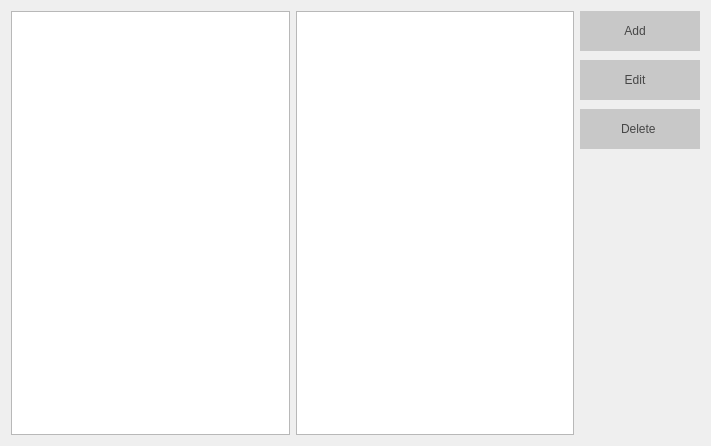
<?xml version="1.0" encoding="UTF-8"?>
<ui version="4.0">
 <class>ConstraintsView</class>
 <widget class="QWidget" name="ConstraintsView">
  <property name="geometry">
   <rect>
    <x>0</x>
    <y>0</y>
    <width>711</width>
    <height>446</height>
   </rect>
  </property>
  <property name="windowTitle">
   <string>ConstraintsView</string>
  </property>
  <layout class="QHBoxLayout" name="horizontalLayout">
   <item>
    <widget class="QListView" name="mConstraintsList"/>
   </item>
   <item>
    <widget class="QListView" name="mDetailsConstraintsList"/>
   </item>
   <item>
    <layout class="QVBoxLayout" name="verticalLayout">
     <property name="spacing">
      <number>9</number>
     </property>
     <item>
      <widget class="QPushButton" name="mAdd">
       <property name="minimumSize">
        <size>
         <width>120</width>
         <height>40</height>
        </size>
       </property>
       <property name="layoutDirection">
        <enum>Qt::RightToLeft</enum>
       </property>
       <property name="autoFillBackground">
        <bool>false</bool>
       </property>
       <property name="styleSheet">
        <string notr="true">QPushButton{
	font: 75 14pt &quot;Times New Roman&quot;;
	color: rgb(70, 70, 70);
	background-color: rgb(200, 200, 200);
	border: 0px solid;
}

QPushButton:hover {
	background-color: rgb(231, 231, 231);
}</string>
       </property>
       <property name="text">
        <string>Add   </string>
       </property>
       <property name="icon">
        <iconset resource="OrarApp.qrc">
         <normaloff>:/Buttons/img/addBtn.png</normaloff>:/Buttons/img/addBtn.png</iconset>
       </property>
       <property name="iconSize">
        <size>
         <width>18</width>
         <height>18</height>
        </size>
       </property>
       <property name="default">
        <bool>false</bool>
       </property>
       <property name="flat">
        <bool>false</bool>
       </property>
      </widget>
     </item>
     <item>
      <widget class="QPushButton" name="mEdit">
       <property name="minimumSize">
        <size>
         <width>0</width>
         <height>40</height>
        </size>
       </property>
       <property name="layoutDirection">
        <enum>Qt::RightToLeft</enum>
       </property>
       <property name="styleSheet">
        <string notr="true">QPushButton{
	font: 75 14pt &quot;Times New Roman&quot;;
	color: rgb(70, 70, 70);
	background-color: rgb(200, 200, 200);
	border: 0px solid;
}

QPushButton:hover {
	background-color: rgb(231, 231, 231);
}</string>
       </property>
       <property name="text">
        <string>Edit   </string>
       </property>
       <property name="icon">
        <iconset resource="OrarApp.qrc">
         <normaloff>:/Buttons/img/editBtn3.png</normaloff>:/Buttons/img/editBtn3.png</iconset>
       </property>
       <property name="iconSize">
        <size>
         <width>18</width>
         <height>18</height>
        </size>
       </property>
      </widget>
     </item>
     <item>
      <widget class="QPushButton" name="mDelete">
       <property name="minimumSize">
        <size>
         <width>0</width>
         <height>40</height>
        </size>
       </property>
       <property name="layoutDirection">
        <enum>Qt::RightToLeft</enum>
       </property>
       <property name="styleSheet">
        <string notr="true">QPushButton{
	font: 75 14pt &quot;Times New Roman&quot;;
	color: rgb(70, 70, 70);
	background-color: rgb(200, 200, 200);
	border: 0px solid;
}

QPushButton:hover {
	background-color: rgb(231, 231, 231);
}</string>
       </property>
       <property name="text">
        <string>Delete </string>
       </property>
       <property name="icon">
        <iconset resource="OrarApp.qrc">
         <normaloff>:/Buttons/img/deleteBtn.png</normaloff>:/Buttons/img/deleteBtn.png</iconset>
       </property>
       <property name="iconSize">
        <size>
         <width>18</width>
         <height>18</height>
        </size>
       </property>
      </widget>
     </item>
     <item>
      <spacer name="verticalSpacer">
       <property name="orientation">
        <enum>Qt::Vertical</enum>
       </property>
       <property name="sizeHint" stdset="0">
        <size>
         <width>20</width>
         <height>40</height>
        </size>
       </property>
      </spacer>
     </item>
    </layout>
   </item>
  </layout>
 </widget>
 <layoutdefault spacing="6" margin="11"/>
 <resources>
  <include location="OrarApp.qrc"/>
 </resources>
 <connections/>
</ui>
